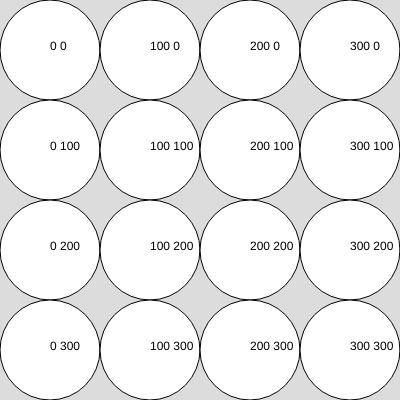
Frame 1 (no input)
Frame 60 (no input): identical to frame 1, image omitted
Frame 120 (the mouse pressed at the canvas centre since frame 60): identical to frame 1, image omitted

The p5.js sketch that drew this single still picture (run headless with seeded random() and noise() and a simulated clock; from frame 60 on, the mouse is pressed at the canvas centre):

// p5.js sketch
// ── sketch.js
let noGrids = 4;
function setup() {
  createCanvas(400, 400);
}

function draw() {
  background(220);

  let size = width / noGrids;
  for (let i = 0; i < width; i += size) {
    for (let j = 0; j < height; j += size) {
      
      ellipse(i + size / 2, j + size / 2, size);
      text(i +" " +j, i+size/2,j+size/2);
    }
  }
}
